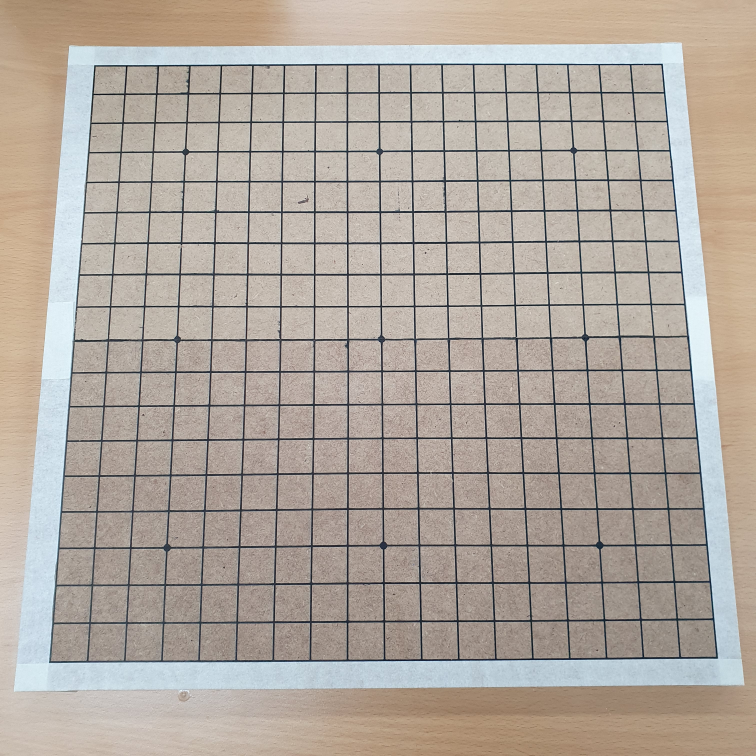
#> input picture goboard_point_detect/goboard2.jpg, 3024 x 3024 px (shown at 1/4 size)
$ python goboard_point_detect.py   (older library calls are emulated)
#> lines starting #> are read from the running program, lines starting #| are printed output that depends on the picture; after the words box and inside, x2 and y2 are one past the last pixel; in counts of white or black regions, pixels touching at a corner belong together
from cv2 import cv2
import numpy as np

# 이미지 전처리(Closing 작업)
img = cv2.imread("goboard2.jpg")
#> img is the input picture: shape (3024, 3024, 3); mean B, G, R 157.8, 166.8, 176.3
img = cv2.resize(img, (640, 640), interpolation=cv2.INTER_CUBIC)
#> img: shape (640, 640, 3)
img = cv2.GaussianBlur(img, (5, 5), 0)
gray = cv2.cvtColor(img, cv2.COLOR_BGR2GRAY)
mask = np.zeros(gray.shape, np.uint8)
kernel1 = cv2.getStructuringElement(cv2.MORPH_ELLIPSE, (11, 11))

close = cv2.morphologyEx(gray, cv2.MORPH_CLOSE, kernel1)
div = np.float32(gray)/(close)
res = np.uint8(cv2.normalize(div, div, 0, 255, cv2.NORM_MINMAX))
res2 = cv2.cvtColor(res, cv2.COLOR_GRAY2BGR)

# 오목판 사각형 찾기 및 마스크 이미지 만들기
thresh = cv2.adaptiveThreshold(res, 255, 0, 1, 19, 2)
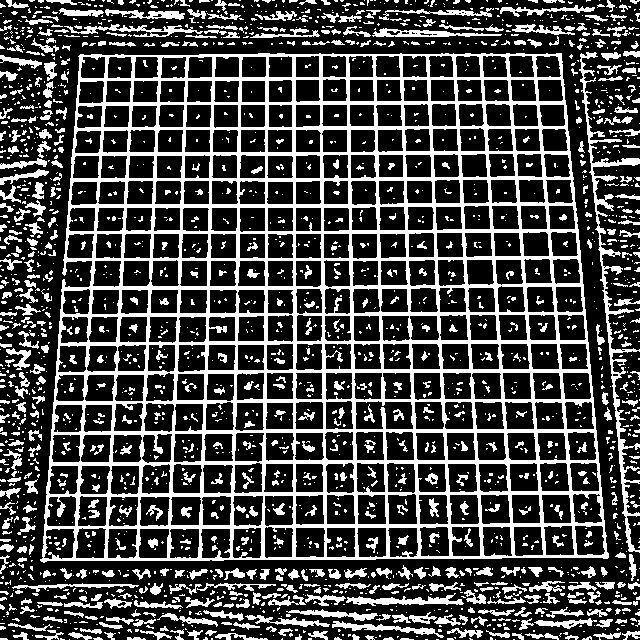
#> thresh: shape (640, 640); 27.5% white; 2192 white regions (1622 under 20 px)
contour, hier = cv2.findContours(thresh, cv2.RETR_TREE, cv2.CHAIN_APPROX_SIMPLE)
#> contour = 2607 contours, 1916 with area under 20; largest, box (x1, y1, x2, y2) and area: (40, 53, 609, 563) 263556, (579, 52, 640, 553) 2248, (355, 400, 414, 430) 1510, (232, 495, 264, 527) 872, (295, 527, 326, 558) 863

max_area = 0
best_cnt = None
for cnt in contour:
    area = cv2.contourArea(cnt)
    if area > 1000:
        if area > max_area:
            max_area = area
            best_cnt = cnt
#> this loop made 2607 passes
#> (area, max_area) on pass 1045: (263556.5, 263556.5)
#> area on passes 20, 26, 31, 38, 39, 42: 24, 23, 22, 70, 28, 95.5
#> after the loop, best_cnt = contour of 355 points, box (x1, y1, x2, y2) (40, 53, 609, 563), area 263556; max_area = 263556.5

cv2.drawContours(mask, [best_cnt], 0, 255, -1)
#> mask: shape (640, 640); 64.6% white; 1 black region, box (x1, y1, x2, y2) and area: (0, 0, 640, 640) 144966
cv2.drawContours(mask, [best_cnt], 0, 0, 2)
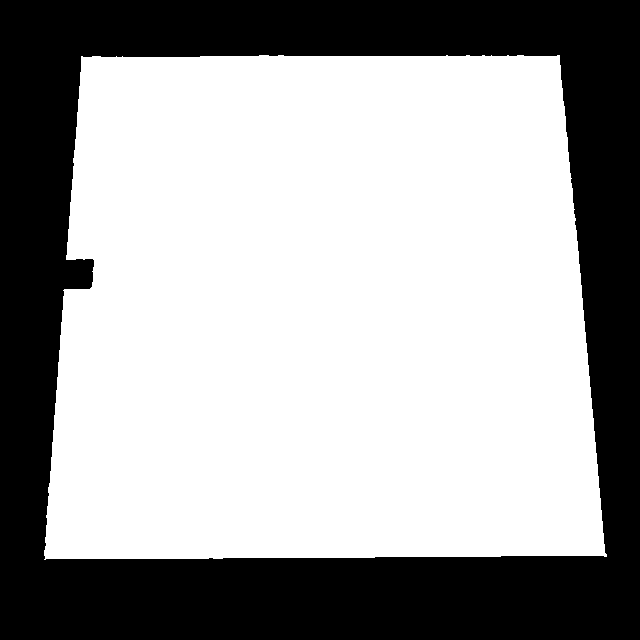
#> mask: shape (640, 640); 63.5% white; 1 black region, box (x1, y1, x2, y2) and area: (0, 0, 640, 640) 149421

res = cv2.bitwise_and(res, mask)

# 수직선 찾기(Vertical)
kernelx = cv2.getStructuringElement(cv2.MORPH_RECT, (2, 10))

dx = cv2.Sobel(res, cv2.CV_16S, 1, 0)
dx = cv2.convertScaleAbs(dx)
cv2.normalize(dx, dx, 0, 255, cv2.NORM_MINMAX)
ret, close = cv2.threshold(dx, 0, 255, cv2.THRESH_BINARY + cv2.THRESH_OTSU)
#> close: shape (640, 640); 10.7% white; 126 white regions (79 under 20 px), largest, box (x1, y1, x2, y2) and area: (478, 54, 516, 556) 2534, (317, 55, 329, 558) 2458, (505, 54, 547, 556) 2448
#> ret = 124
close = cv2.morphologyEx(close, cv2.MORPH_DILATE, kernelx, iterations = 1)
#> close: shape (640, 640); 16.3% white; 81 white regions

contour, hier = cv2.findContours(close, cv2.RETR_EXTERNAL,cv2.CHAIN_APPROX_SIMPLE)
#> contour = 81 contours, 33 with area under 20; largest, box (x1, y1, x2, y2) and area: (478, 50, 517, 561) 3250, (135, 53, 164, 564) 3177, (531, 51, 579, 561) 3162, (505, 50, 548, 561) 3128, (103, 52, 138, 564) 3092
for cnt in contour:
    x, y, w, h = cv2.boundingRect(cnt)
    if h/w > 9:
        cv2.drawContours(close, [cnt], 0, 255, -1)
    else:
        cv2.drawContours(close, [cnt], 0, 0, -1)
#> this loop made 81 passes
#> (x, y, w, h) on passes 15, 22, 28, 30, 31, 32, 35, 37, 41, 42, 43, 47: (194, 457, 4, 12), (199, 367, 3, 11), (403, 336, 3, 11), (43, 285, 23, 281), (285, 283, 3, 12), (387, 282, 4, 11), (82, 254, 5, 12), (359, 208, 4, 12), (333, 172, 8, 17), (252, 166, 4, 12), (336, 157, 5, 14), (152, 73, 3, 12)
#> (cnt, x, y, w, h) on passes 1 to 6: ([[222, 553], [222, 564], [224, 564], [224, 553]], 222, 553, 3, 12), ([[212, 553], [212, 564], [214, 564], [214, 553]], 212, 553, 3, 12), ([[208, 553], [208, 564], [210, 564], [210, 553]], 208, 553, 3, 12), ([[374, 552], [374, 563], [376, 563], [376, 552]], 374, 552, 3, 12), ([[500, 551], [500, 562], [502, 562], [502, 551]], 500, 551, 3, 12), ([[334, 544], [334, 553], [335, 553], [335, 544]], 334, 544, 2, 10)
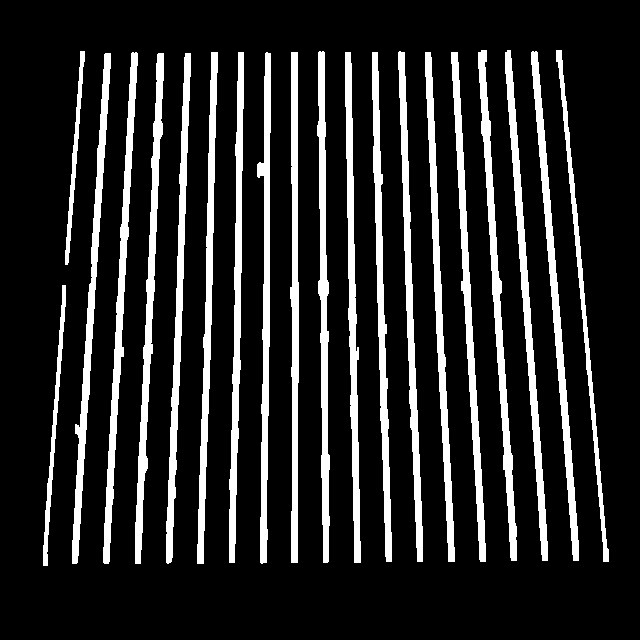
#> close: shape (640, 640); 15.8% white; 20 white regions, largest, box (x1, y1, x2, y2) and area: (478, 50, 517, 561) 3768, (135, 53, 164, 564) 3694, (531, 51, 579, 561) 3677
close = cv2.morphologyEx(close, cv2.MORPH_CLOSE, None, iterations = 2)
#> close: shape (640, 640); 15.9% white; 20 white regions, largest, box (x1, y1, x2, y2) and area: (478, 50, 517, 561) 3771, (135, 53, 164, 564) 3703, (531, 51, 579, 561) 3678
closex = close.copy()

# 수평선 찾기(Horizon)
kernely = cv2.getStructuringElement(cv2.MORPH_RECT, (10, 2))

dy = cv2.Sobel(res, cv2.CV_16S, 0, 2)
dy = cv2.convertScaleAbs(dy)
cv2.normalize(dy, dy, 0, 255, cv2.NORM_MINMAX)
ret, close = cv2.threshold(dy, 0, 255, cv2.THRESH_BINARY + cv2.THRESH_OTSU)
#> close: shape (640, 640); 8.6% white in thin lines or dots, all inside (x1, y1, x2, y2) = (43, 54, 608, 561)
#> ret = 102
close = cv2.morphologyEx(close, cv2.MORPH_DILATE, kernely)
#> close: shape (640, 640); 16.4% white; 86 white regions

contour, hier = cv2.findContours(close, cv2.RETR_EXTERNAL,cv2.CHAIN_APPROX_SIMPLE)
#> contour = 86 contours, 7 with area under 20; largest, box (x1, y1, x2, y2) and area: (47, 457, 604, 469) 3381, (52, 367, 596, 379) 3286, (41, 520, 609, 532) 3246, (58, 281, 588, 297) 3244, (48, 427, 601, 437) 3231
for cnt in contour:
    x, y, w, h = cv2.boundingRect(cnt)
    if w/h > 9:
        cv2.drawContours(close, [cnt], 0, 255, -1)
    else:
        cv2.drawContours(close, [cnt], 0, 0, -1)
#> this loop made 86 passes
#> (cnt, x, y, w, h) on passes 2, 3, 4, 5, 6, 7, 10, 11, 12, 15: ([[39, 549], [39, 551], [50, 551], [50, 549]], 39, 549, 12, 3), ([[599, 543], [599, 545], [610, 545], [610, 543]], 599, 543, 12, 3), ([[40, 542], [40, 547], [51, 547], [51, 542]], 40, 542, 12, 6), ([[238, 539], [238, 540], [248, 540], [248, 539]], 238, 539, 11, 2), ([[40, 536], [40, 538], [51, 538], [51, 536]], 40, 536, 12, 3), ([[598, 532], [598, 534], [609, 534], [609, 532]], 598, 532, 12, 3), ([[596, 509], [596, 511], [607, 511], [607, 509]], 596, 509, 12, 3), ([[42, 505], [42, 507], [53, 507], [53, 505]], 42, 505, 12, 3), ([[595, 497], [595, 499], [606, 499], [606, 497]], 595, 497, 12, 3), ([[44, 482], [44, 484], [55, 484], [55, 482]], 44, 482, 12, 3)
#> (x, y, w, h) on passes 1, 8, 9, 13, 14, 18: (39, 552, 574, 10), (41, 520, 568, 12), (41, 514, 12, 6), (43, 487, 563, 13), (43, 486, 12, 3), (47, 457, 557, 12)
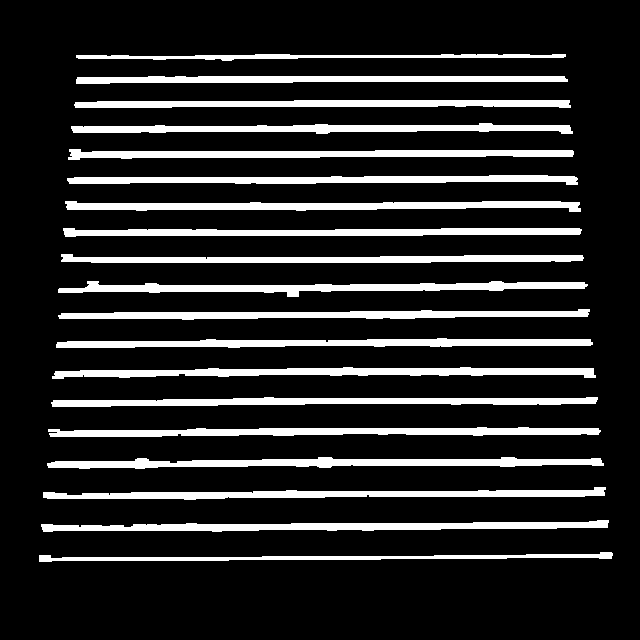
#> close: shape (640, 640); 15.8% white; 19 white regions, largest, box (x1, y1, x2, y2) and area: (47, 457, 604, 469) 3945, (52, 367, 596, 379) 3841, (41, 520, 609, 532) 3822
close = cv2.morphologyEx(close, cv2.MORPH_DILATE, None, iterations = 2)
#> close: shape (640, 640); 26% white; 19 white regions, largest, box (x1, y1, x2, y2) and area: (45, 455, 606, 471) 6295, (39, 518, 611, 534) 6199, (50, 365, 598, 381) 6140
closey = close.copy()

# 수직, 수평선을 and하여 오목판의 그리드 서칭
res = cv2.bitwise_and(closex, closey)
#> res: shape (640, 640); 6.3% white; 361 white regions, largest, box (x1, y1, x2, y2) and area: (138, 456, 148, 471) 146, (503, 455, 513, 469) 140, (492, 279, 502, 293) 137

# 서칭된 그리드에서의 중심을 찾기위해 모멘트 연산 진행
contour, hier = cv2.findContours(res, cv2.RETR_LIST, cv2.CHAIN_APPROX_SIMPLE)
centroids = []
for cnt in contour:
    mom = cv2.moments(cnt)
    (x, y) = int(mom["m10"]/mom["m00"]), int(mom["m01"]/mom["m00"])
    cv2.circle(img, (x, y), 4, (0, 255, 0), -1)
    centroids.append((x, y))
#> this loop made 361 passes
#> cnt on passes 2, 4, 7: [[197, 555], [197, 562], [203, 562], [203, 555]], [[135, 555], [135, 562], [140, 562], [140, 555]], [[417, 554], [417, 560], [422, 560], [422, 554]]
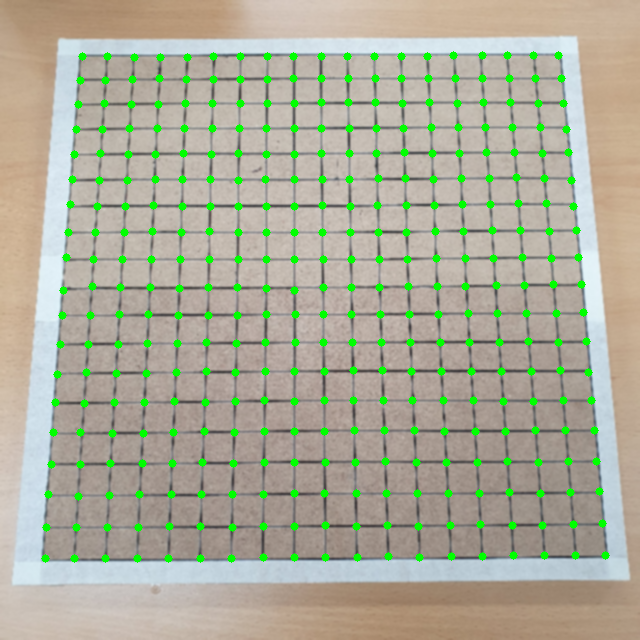
#> img: shape (640, 640, 3); mean B, G, R 152.4, 172.5, 170.8

# 중심 정렬
centroids = np.array(centroids, dtype=np.float32)
c = centroids.reshape((361, 2))
c2 = c[np.argsort(c[:, 1])]

b = np.vstack([c2[i*19:(i+1)*19][np.argsort(c2[i*19:(i+1)*19, 0])] for i in range(19)])
bm = b.reshape((19, 19, 2))

labeled_in_order = res2.copy()

for index, pt in enumerate(b):
    cv2.putText(labeled_in_order, str(index), (int(pt[0]), int(pt[1])),cv2.FONT_HERSHEY_DUPLEX, 0.32, (0, 255, 0))
    cv2.circle(labeled_in_order, (int(pt[0]), int(pt[1])), 3, (0, 0, 255))
#> this loop made 361 passes
#> pt on passes 1 to 3: [82, 56], [107, 56], [134, 57]
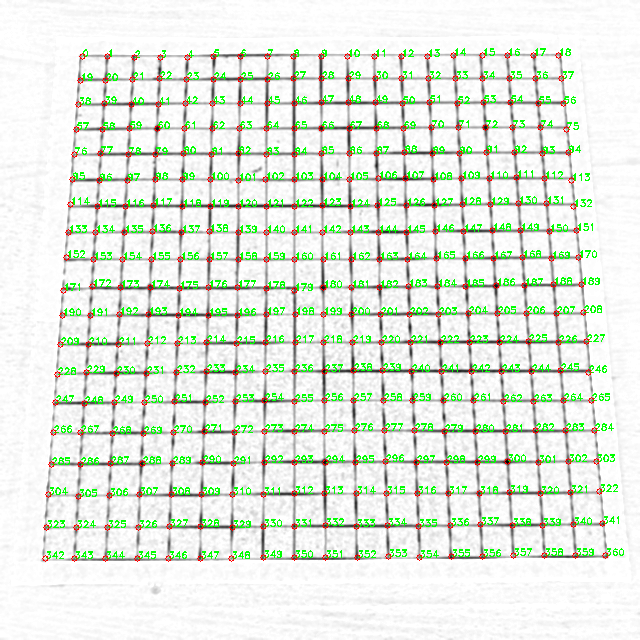
#> labeled_in_order: shape (640, 640, 3); mean B, G, R 221.6, 233.7, 225.2

# 관점을 바꾸기 위한 PerspectiveTransform 진행
output = np.zeros((640, 640, 3), np.uint8)
srcPoint = np.array([[b[0][0], b[0][1]], [b[18][0], b[18][1]], [b[360][0], b[360][1]], [b[342][0], b[342][1]]], dtype=np.float32)
dstPoint = np.array([[0, 0], [640, 0], [640, 640], [0, 640]], dtype=np.float32)

matrix = cv2.getPerspectiveTransform(srcPoint, dstPoint)
res2 = cv2.warpPerspective(res2, matrix, (640, 640))
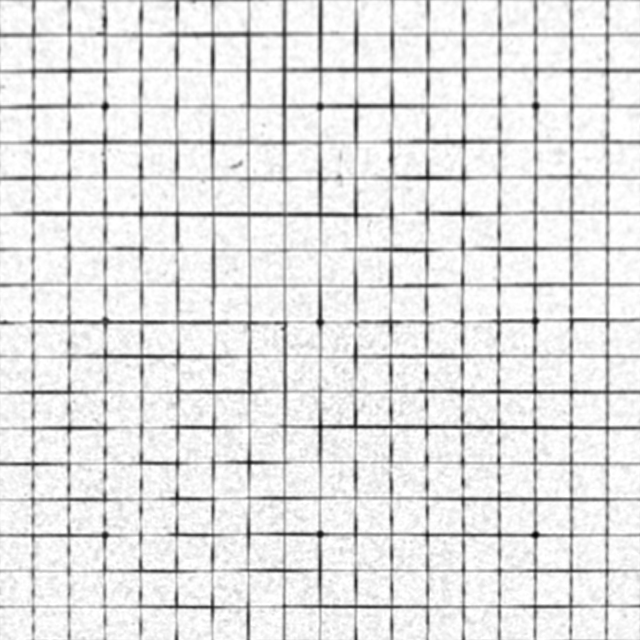
#> res2: shape (640, 640, 3); min 1, max 255, mean 226.1

cv2.imshow("res2", res2)
cv2.imshow("res", res)
cv2.imshow("closex", closex)
cv2.imshow("closey", closey)
cv2.imshow("img", img)
cv2.imshow("labeled_in_order", labeled_in_order)
cv2.waitKey(0)
cv2.destroyAllWindows()
